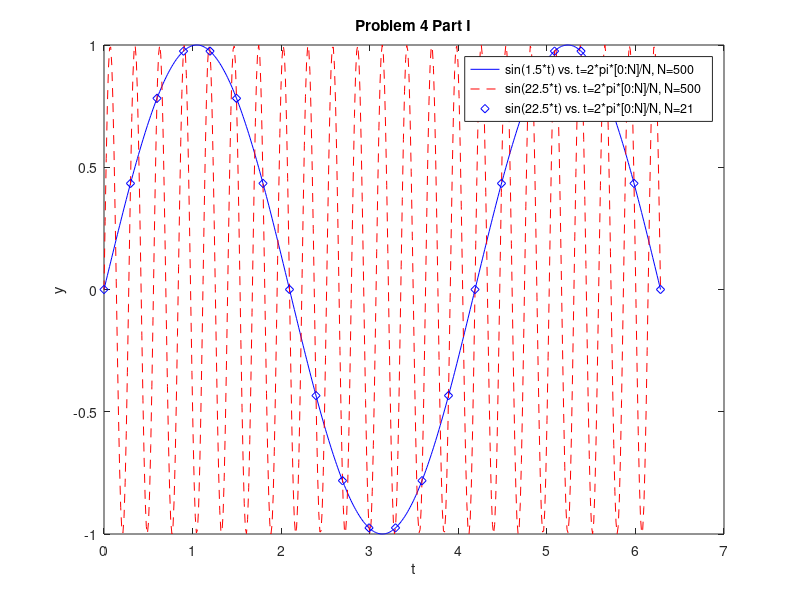
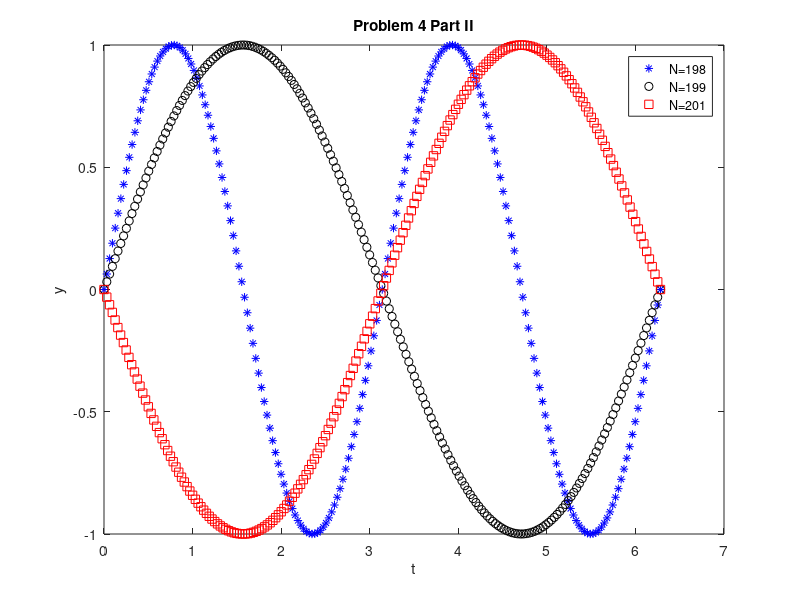

Write the MATLAB code that produced these figures, in order.
clear
clc
%%%%%%%%%%%%%%%%%%%%%%%%%%%%%%%%%%%%%%%%%%%%%%%%%%%%%%%%%%%%%%%%%%%%%%%%%%%
% Part I

t1 = (2*pi*[0:500])/500;
curve_1 = sin(1.5 * t1);
curve_2 = sin(22.5 * t1);

t2 = (2*pi*[0:21])/21;
curve_3 = sin(22.5 * t2);

plot(t1, curve_1, 'b-');
hold all
plot(t1, curve_2, 'r--');
plot(t2, curve_3, 'bd');
title('Problem 4 Part I');
legend('sin(1.5*t) vs. t=2*pi*[0:N]/N, N=500', 'sin(22.5*t) vs. t=2*pi*[0:N]/N, N=500', 'sin(22.5*t) vs. t=2*pi*[0:N]/N, N=21')
xlabel('t')
ylabel('y')

%%%%%%%%%%%%%%%%%%%%%%%%%%%%%%%%%%%%%%%%%%%%%%%%%%%%%%%%%%%%%%%%%%%%%%%%%%%
% Part II

t3=(2*pi*[0:198])/198;
curve_4=sin(200*t3);

t4=(2*pi*[0:199])/199;
curve_5=sin(200*t4);

t5=(2*pi*[0:201])/201;
curve_6=sin(200*t5);

figure
plot(t3, curve_4, 'b*');
hold all
plot(t4, curve_5, 'ko');
plot(t5, curve_6, 'rs');
title('Problem 4 Part II');
legend('N=198', 'N=199', 'N=201')
xlabel('t')
ylabel('y')